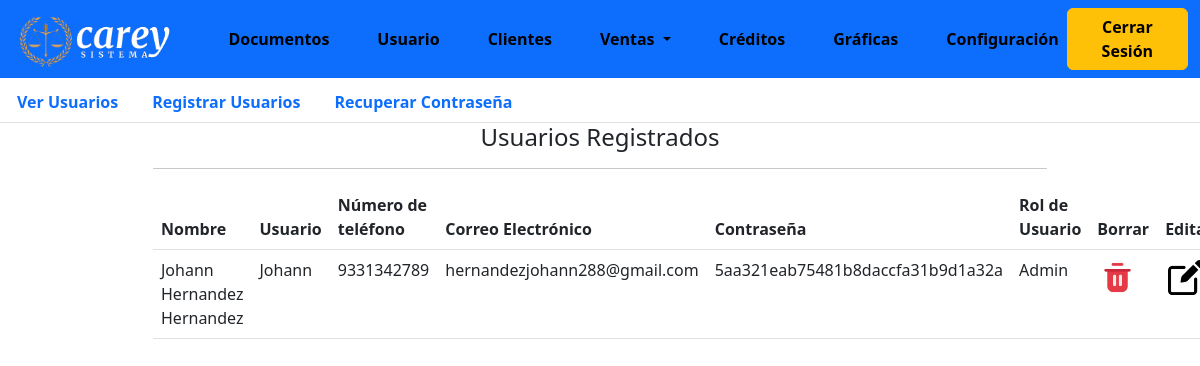
/index.php?module=usuario (signed in), run on the app's committed database.
### tables this page shows
CREATE TABLE `usuarios` (
  `id_usuarios` int(11) NOT NULL,
  `nombre_completo` varchar(50) NOT NULL,
  `nombre_usuario` varchar(30) NOT NULL,
  `telefono_usuario` varchar(10) NOT NULL,
  `correo` varchar(35) NOT NULL,
  `contrasena` varchar(32) NOT NULL,
  `rol_usuario` varchar(10) NOT NULL,
  `estatus_usuarios` varchar(15) NOT NULL
);

### controller/php/CRUD.php (called while the page is built, shortened)
<?php
function Consulta($query) {
    $conexion = obtenerConexion();
    $resultado = mysqli_query($conexion, $query);
    $resultadosArray = array();
    while ($fila = mysqli_fetch_assoc($resultado)) {
        $resultadosArray[] = $fila;
    }
    return $resultadosArray;
}
?>

### modules/moduloUsuario/verUsuarios.php (shortened to what this page needs)
<div class="contenido-do row">
  <br><br>
  <div class="container col-9 ">
    <h4 class="text-center">Usuarios Registrados</h4>
    <hr>
    <table class="table table-hover">
      <thead>
        <tr>
          <th scope="col">Nombre</th>
          <th scope="col">Usuario</th>
          <th scope="col">Número de teléfono</th>
          <th scope="col">Correo Electrónico</th>
          <th scope="col">Contraseña</th>
          <th scope="col">Rol de Usuario</th>
          <th scope="col">Borrar</th>
          <th scope="col">Editar</th>
        </tr>
      </thead>
      <tbody>
        <?php
        $SQL = "SELECT * FROM usuarios";
        $resultado = Consulta($SQL);
        foreach ($resultado as $fila) {
        ?>
          <form action="controller/php/controlVerUsuarios.php" method="POST">
            <tr>
              <td><?php echo $fila['nombre_completo']; ?></td>
              <td><?php echo $fila['nombre_usuario']; ?></td>
              <td><?php echo $fila['telefono_usuario']; ?></td>
              <td><?php echo $fila['correo']; ?></td>
              <td><?php echo $fila['contrasena']; ?></td>
              <td><?php echo $fila['rol_usuario']; ?></td>
              <td>
                <button type="button" class="btn" data-bs-toggle="modal"
                data-bs-target="#ModalEliminar<?php echo $fila['id_usuarios']; ?>" style="width: 40px; height: 40px; display: flex; justify-content: center; align-items: center;">
                  <img src="assets/image/trash.png" width="35" height="35">
                </button>
              </td>
          <td>
            <button type="button" class="btn" data-bs-toggle="modal" data-bs-target="#exampleModal<?php echo $fila['id_usuarios']; ?>" style="width: 40px; height: 40px; display: flex; justify-content: center; align-items: center;">
              <img src="assets/image/edit.png" width="35" height="35">
            </button>
          </td>
          </tr>
          </form>
      	  <?php
        }
        ?>
      </tbody>
    </table>
  </div>
</div>

### css/EstilosBoton.css (style rules this page uses)
.container { width: 100%; }

### data on the page
usuarios: nombre_completo "Johann Hernandez Hernandez", nombre_usuario "Johann", telefono_usuario "9331342789", correo "hernandezjohann288@gmail.com", contrasena "5aa321eab75481b8daccfa31b9d1a32a", rol_usuario "Admin"
